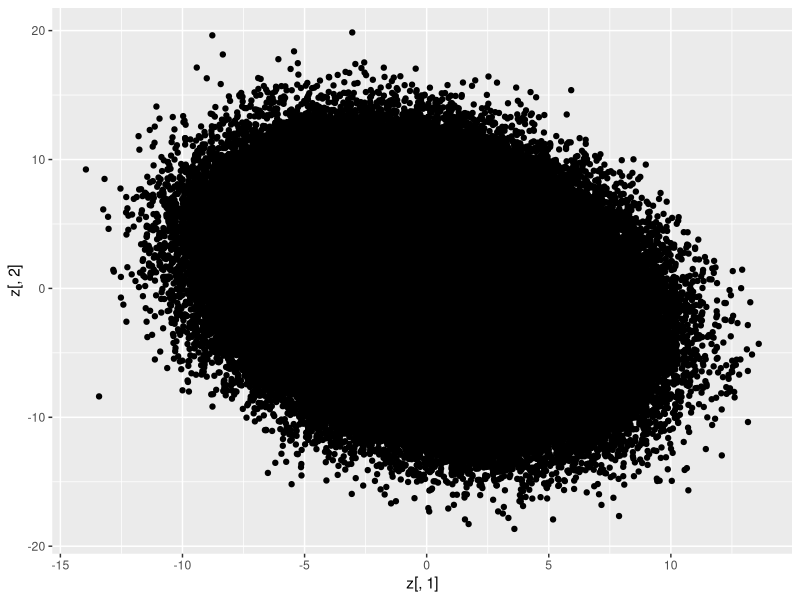

The R script that drew this image:
library("AER")
library("mvtnorm")
library("ggplot2")

mu <- c(0,0)
Sigma <- matrix(c(9, -3, -3, 16), nrow=2)
mu
Sigma

z <- rmvnorm(n=10^6, mu, Sigma)
z
qplot(z[,1],z[,2])
mean(z[,1])
cov(z[,1],z[,2])


n_exp <- 10^6

mu <- c(0,0)
Sigma <- matrix(c(10,-5,-5,9),nrow=2)
z <- rmvnorm(n=n_exp, mu, Sigma)
x <- z[,1]
e <- z[,2]
cov(x,e)
y <- 2*x + e 
model <- lm(y~x)
summary(model)

model <- lm(y~0+x)
summary(model)
